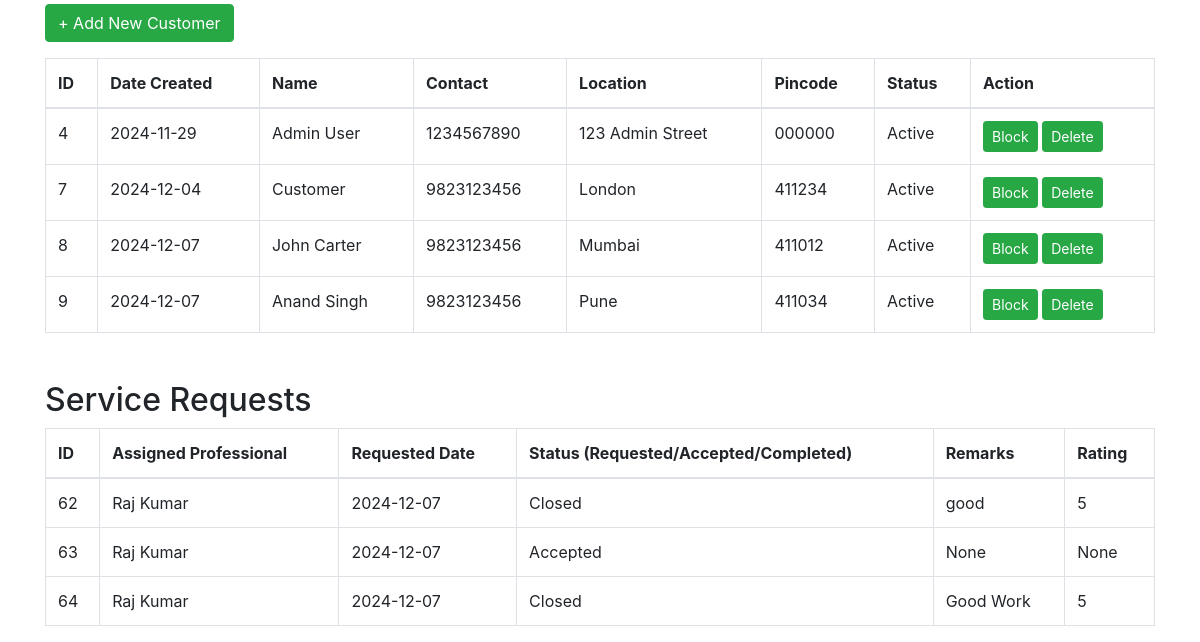
/admin (lower part), run on an earlier commit of the app's database.
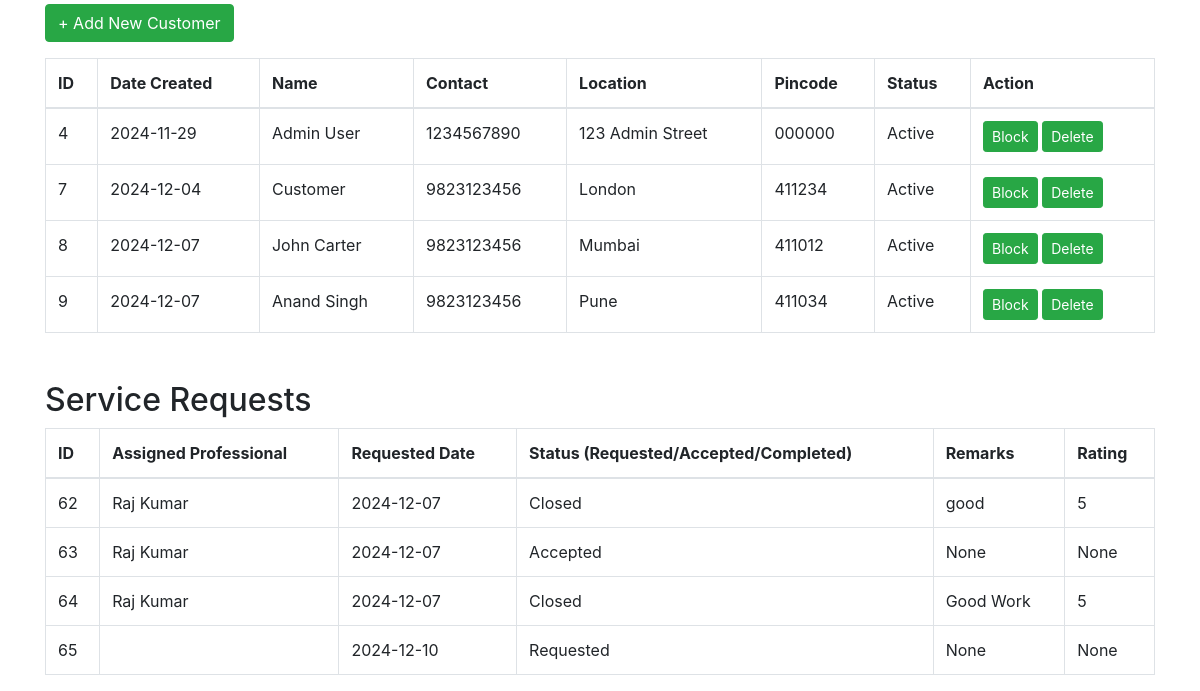
And on a later commit of the database.
### models.py (models this page shows, shortened)
class User(UserMixin, db.Model):
    __tablename__ = 'users'
    user_id = db.Column(db.Integer, primary_key=True, autoincrement=True, nullable=False)
    username = db.Column(db.String(255), unique=True, nullable=False)
    password = db.Column(db.String(200), nullable=False)
    user_name = db.Column(db.String(250), nullable=False)
    address = db.Column(db.Text, nullable=False)
    contact = db.Column(db.String(15), nullable=False)
    date_created = db.Column(db.DateTime, default=func.now(), nullable=False)
    pincode = db.Column(db.String(10), nullable=False)
    status = db.Column(db.String(20), default='Active')  # Possible values: 'Active', 'Blocked'
    role = db.Column(db.String(50), nullable=False)

class ServiceRequest(db.Model):
    __tablename__ = 'service_requests'
    req_id = db.Column(db.Integer, primary_key=True, autoincrement=True, nullable=False)
    user_id = db.Column(db.Integer, db.ForeignKey('users.user_id'), nullable=True)
    service_id = db.Column(db.Integer, db.ForeignKey('service.service_id'), nullable=True)
    prof_id = db.Column(db.Integer, db.ForeignKey('service_professionals.prof_id'), nullable=True)
    status = db.Column(db.String(20), default='Requested', nullable=False)
    rating = db.Column(db.Integer)
    remarks = db.Column(db.String(255))
    requested_date = db.Column(db.DateTime, default=datetime.utcnow, nullable=False)
    close_date = db.Column(db.DateTime, default=datetime.utcnow, nullable=False)
    service = db.relationship('Service', backref='requests')
    professional = db.relationship('ServiceProfessional', backref='requests')

class ServiceProfessional(UserMixin, db.Model):
    __tablename__ = 'service_professionals'
    prof_id = db.Column(db.Integer, primary_key=True, autoincrement=True, nullable=False)  # Auto-increment primary key
    username = db.Column(db.String(255), unique=True, nullable=False)  # Unique username
    password = db.Column(db.String(200), nullable=False)  # Store hashed password
    prof_name = db.Column(db.String(250), nullable=False)  # Name of the professional
    service_type = db.Column(db.String(100), nullable=False)  # Type of service offered
    experience = db.Column(db.String(100), nullable=False)  # Years of experience
    address = db.Column(db.Text, nullable=False)  # Address
    contact = db.Column(db.String(15), nullable=False)  # Contact number
    pincode = db.Column(db.String(10), nullable=False)  # Pincode/ZIP code
    date_created = db.Column(db.DateTime, default=func.now(), nullable=False)  # Automatically set to current timestamp
    status = db.Column(db.Text, default=ProfessionalStatus.PENDING, nullable=False)  # Status stored as text
    role = db.Column(db.String(50), default='service_professional', nullable=False)
    service_requests = db.relationship('ServiceRequest', backref='service_professionals', lazy=True)

### admin_routes.py (the view)
@admin_bp.route('/admin')
def home():
    services = Service.query.all()
    professionals = ServiceProfessional.query.all()
    service_requests = ServiceRequest.query.all()
    customers = User.query.all()
    return render_template('admin_panel/admin_dashboard.html', services=services,
                           professionals=professionals, service_requests=service_requests, customers=customers)

### templates/admin_panel/admin_dashboard.html (shortened to what this page needs)
{% extends "admin_panel/base.html" %}
{% block content %}
<div class="container">
    <div class="mb-5">
        <a href="{{ url_for('admin.add_customer') }}" class="btn btn-success mb-3">+ Add New Customer</a>
        <table class="table table-bordered">
            <thead>
                <tr>
                    <th>ID</th>
                    <th>Date Created</th>
                    <th>Name</th>
                    <th>Contact</th>
                    <th>Location</th>
                    <th>Pincode</th>
                    <th>Status</th>
                    <th>Action</th>
                </tr>
            </thead>
            <tbody>
                {% for customer in customers %}
                <tr>
                    <td>{{ customer.user_id }}</td>
                    <td>{{ customer.date_created.strftime('%Y-%m-%d') if customer.date_created else 'N/A' }}</td>
                    <td>{{ customer.user_name }}</td>
                    <td>{{ customer.contact }}</td>
                    <td>{{ customer.address }}</td>
                    <td>{{ customer.pincode }}</td>
                    <td>{{ customer.status }}</td>
                    <td>
                        {% if customer.status == 'Active' %}
                            <a href="{{ url_for('admin.block_customer', customer_id=customer.user_id) }}" class="btn btn-success btn-sm">Block</a>
                        {% else %}
                            <a href="{{ url_for('admin.unblock_customer', customer_id=customer.user_id) }}" class="btn btn-success btn-sm">Unblock</a>
                        {% endif %}
                        <a href="{{ url_for('admin.delete_customer', customer_id=customer.user_id) }}" class="btn btn-success btn-sm">Delete</a>
                    </td>
                </tr>
                {% endfor %}
            </tbody>
        </table>
    </div>
    <div>
        <h2>Service Requests</h2>
        <table class="table table-bordered">
            <thead>
                <tr>
                    <th>ID</th>
                    <th>Assigned Professional</th>
                    <th>Requested Date</th>
                    <th>Status (Requested/Accepted/Completed)</th>
                    <th>Remarks</th>
                    <th>Rating</th>
                </tr>
            </thead>
            <tbody>
                {% for request in service_requests %}
                <tr>
                    <td>{{ request.req_id }}</td>
                    <td>{{ request.service_professionals.prof_name }}</td>
                    <td>{{ request.requested_date.strftime('%Y-%m-%d') }}</td>
                    <td>{{ request.status }}</td>
                    <td>{{ request.remarks }}</td>
                    <td>{{ request.rating }}</td>
                </tr>
                {% endfor %}
            </tbody>
        </table>
    </div>
</div>
{% endblock %}

What changed in the data, as far as the page shows it:
added ServiceRequest: req_id "65", requested_date "2024-12-10", status "Requested", remarks "None", rating "None"
